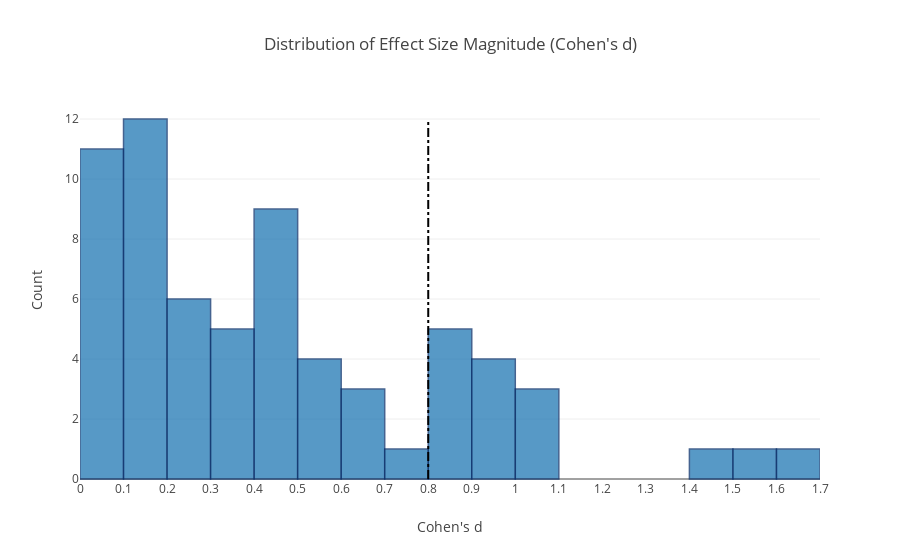

Notebook source saved alongside this figure:
### Markdown cell above
Plot Cohen's d:

### Code cell
trace1 = go.Histogram(
    x=abs(ttests['Cohen\'s d']), 
    xbins=dict(
        start=0,
        end=2.0,
        size=0.10
    ),
    marker=dict(
        line=dict(
            color='rgb(8,48,107)',
            width=1.5,
        ),
    opacity=0.75))

graph_data = [trace1]
layout = go.Layout(
    title='Distribution of Effect Size Magnitude (Cohen\'s d)',
    xaxis=dict(
        title='Cohen\'s d',
        dtick=0.10,
    ),
    yaxis=dict(
        title='Count'
    ),
    shapes= [
        # Line Vertical
        {
            'type': 'line',
            'x0': 0.80,
            'y0': 0,
            'x1': 0.80,
            'y1': 12,
            'line': {
                'width': 2,
                'dash': 'dashdot',
            },
        },]
)
fig = go.Figure(data=graph_data, layout=layout)

plotly.offline.iplot(fig, filename='basic histogram')

### Figure 1 — Plotly figure (JSON) as saved in the notebook; plotly's stock layout.template omitted (floating-point values rounded to 4 significant figures)
{"data": [{"marker": {"line": {"color": "rgb(8,48,107)", "width": 1.5}, "opacity": 0.75}, "type": "histogram", "uid": "33026316-f229-454a-a30a-a4f687d2d7b6", "x": [0.2564, 0.2881, 1.548, 0.1334, 0.0464, 0.576, 0.2188, 1.412, 0.1124, 0.8027, 0.1918, 0.0359, 0.6526, 0.0959, 0.4319, 0.1482, 0.3047, 0.4233, 0.9078, 0.1233, 0.9609, 0.159, 0.087, 0.4921, 0.6316, 0.3096, 0.1367, 0.8567, 0.269, 1.1, 0.4396, 0.8223, 0.0523, 0.4599, 0.83, 0.0092, 0.5003, 0.2559, 0.176, 1.068, 0.9068, 0.0767, 0.4524, 0.2855, 0.093, 0.0863, 0.1276, 0.3051, 0.1919, 1.694, 0.3951, 1.081, 0.4242, 0.6783, 0.4573, 0.589, 0.9692, 0.0908, 0.342, 0.141, 0.0799, 0.7397, 0.8211, 0.1019, 0.4214, 0.5595], "xbins": {"end": 2, "size": 0.1, "start": 0}}], "layout": {"shapes": [{"line": {"dash": "dashdot", "width": 2}, "type": "line", "x0": 0.8, "x1": 0.8, "y0": 0, "y1": 12}], "title": {"text": "Distribution of Effect Size Magnitude (Cohen's d)"}, "xaxis": {"dtick": 0.1, "title": {"text": "Cohen's d"}}, "yaxis": {"title": {"text": "Count"}}}}
